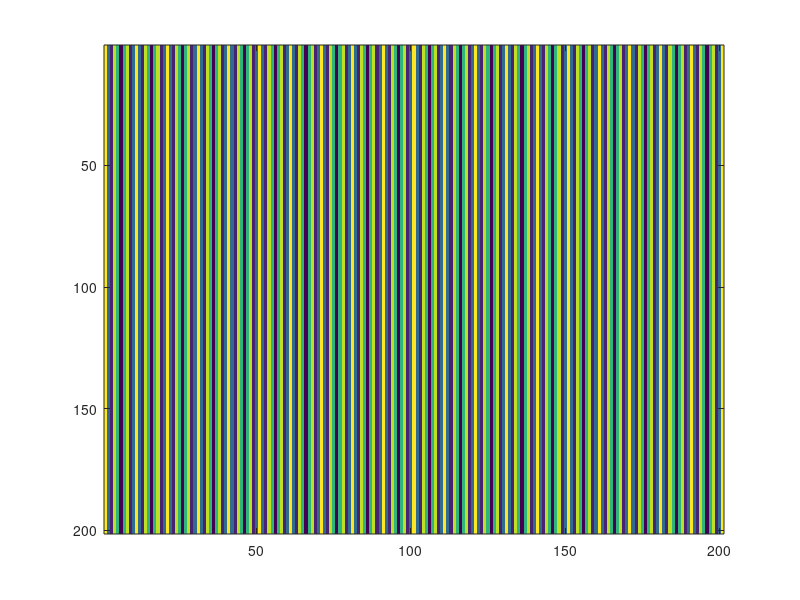
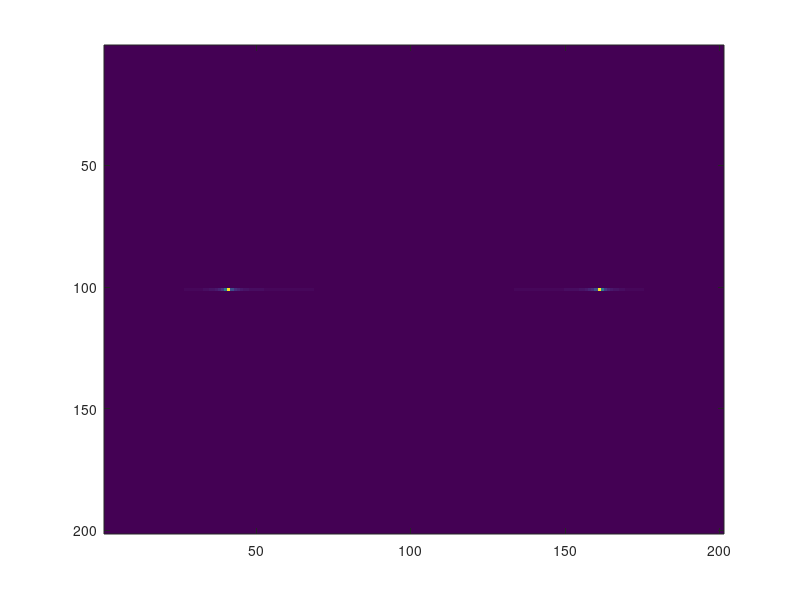

Here is the MATLAB script that generated these plots, in order:
%CSFT of f(x,y)=2cos(2*pi*3y)
clc
clear all
close all
%Step 1: Generate f(x,y)
[x,y]=meshgrid(-10:1/10:10,-10:1/10:10);
f=2*cos(2*pi*3*x);
%Step 2: Spectrum of f(x,y)
F=fftshift(fft2(f));
%Step 3 Plotting the signal and spectra
imagesc(f),figure,imagesc(abs(F))
